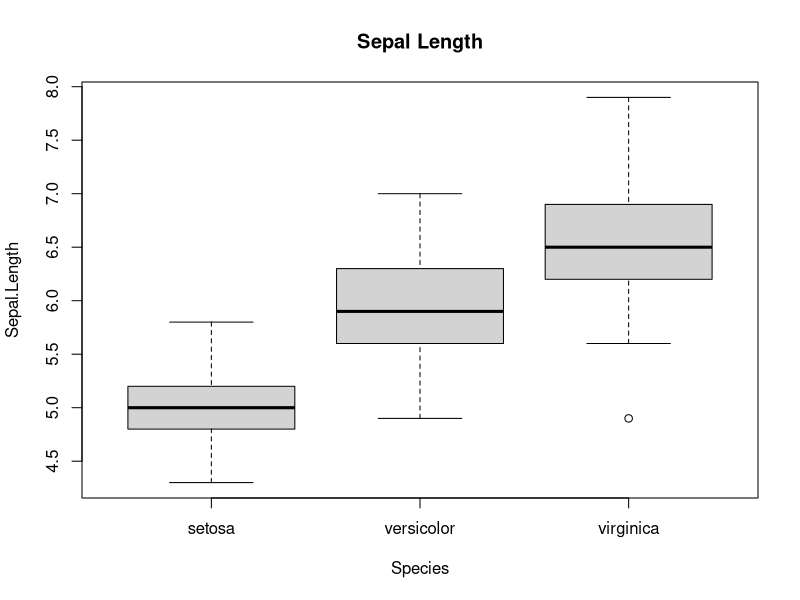
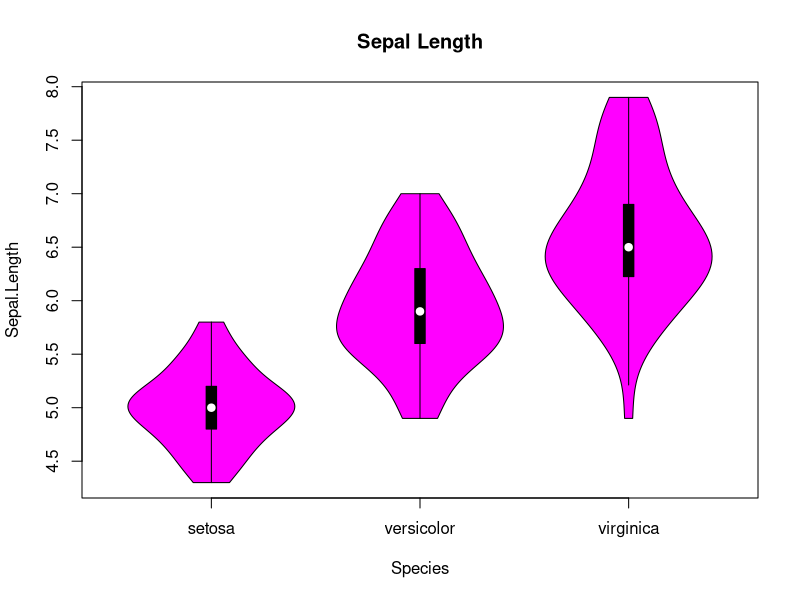
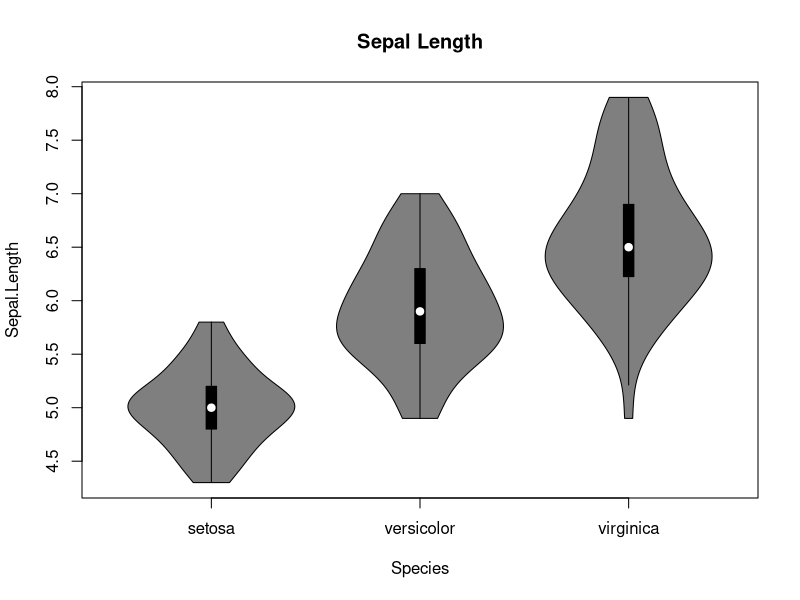
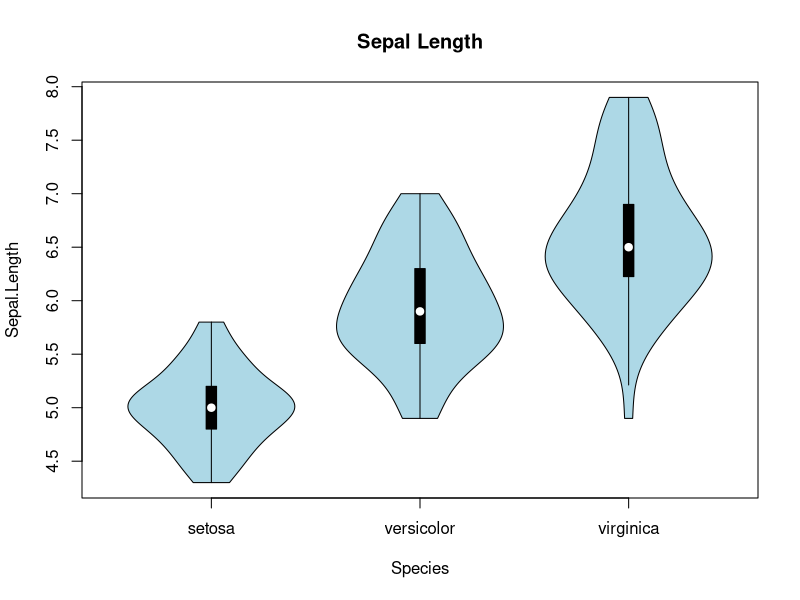
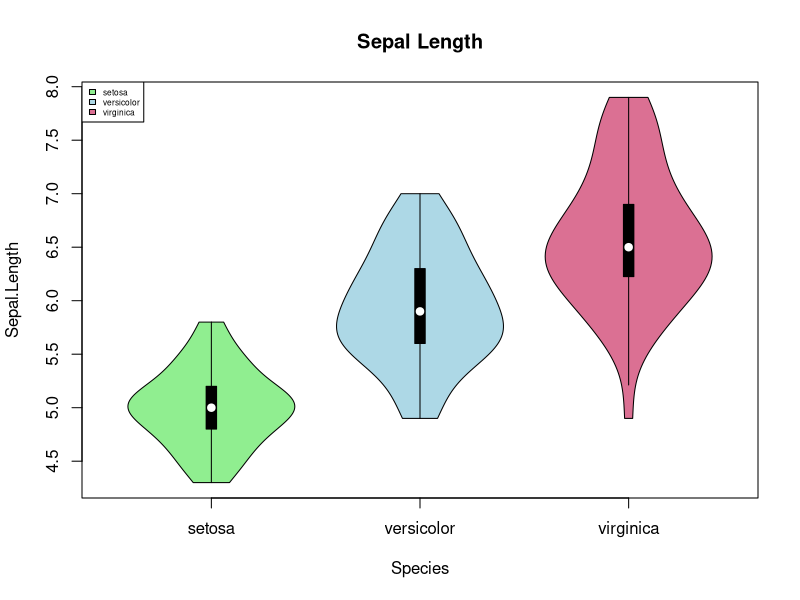
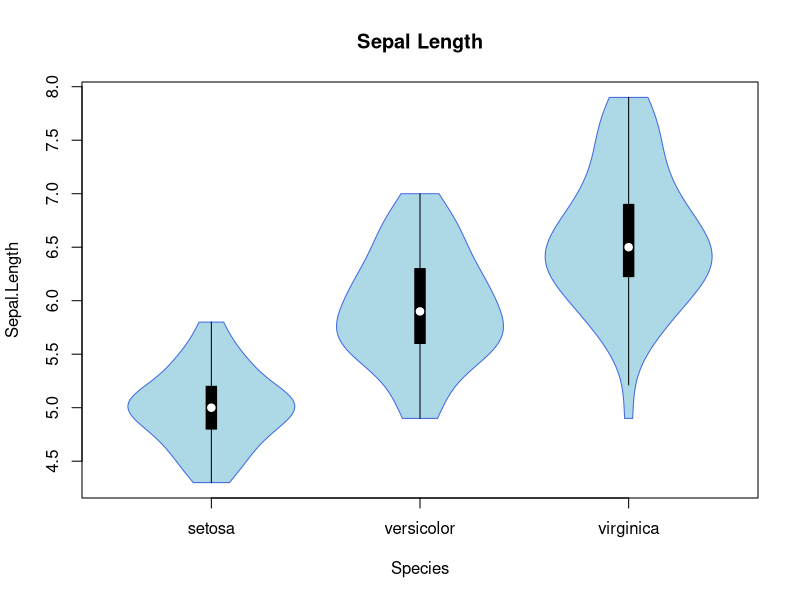
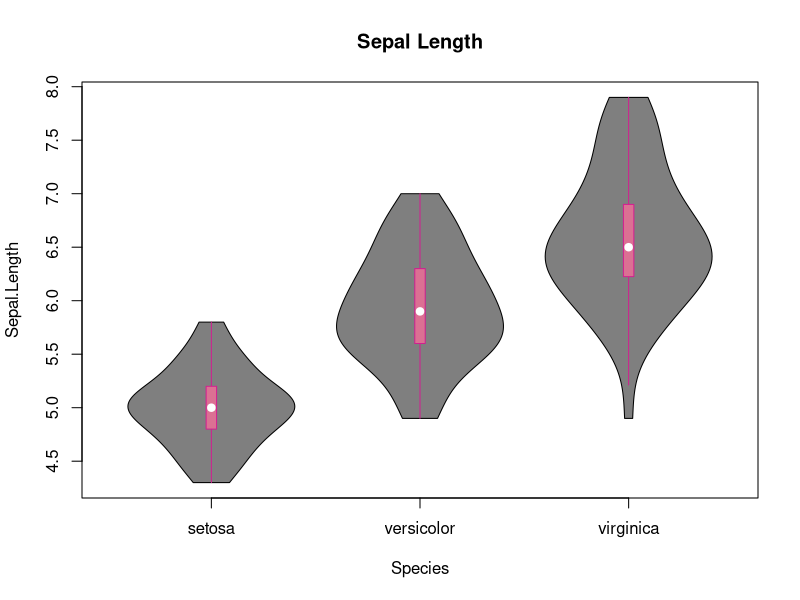
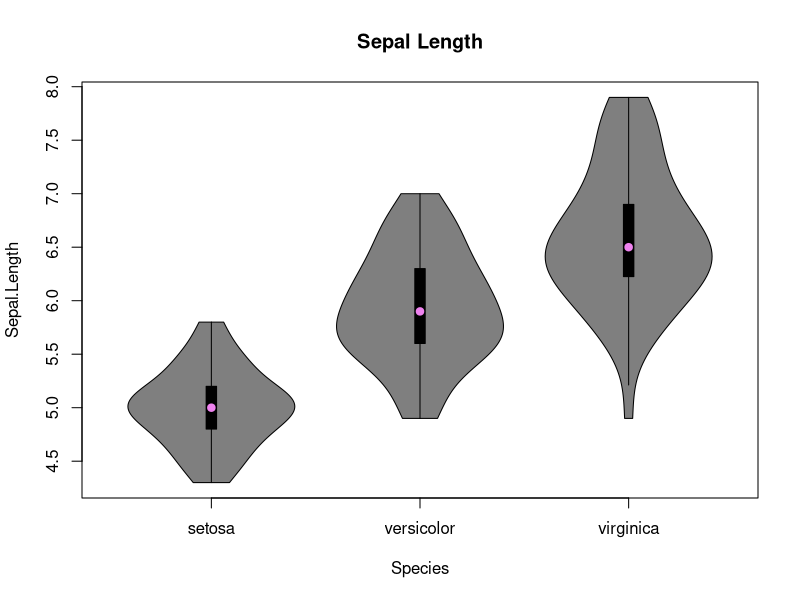

Generate these figures, in order, with R:
## ---- chunk 1
library("vioplot")
## ---- chunk 2
data(iris)
boxplot(Sepal.Length~Species, data = iris, main = "Sepal Length")
## ---- chunk 3
vioplot(Sepal.Length~Species, data = iris, main = "Sepal Length", col="magenta")
## ---- chunk 4
vioplot(Sepal.Length~Species, data = iris, main = "Sepal Length")
## ---- chunk 5
vioplot(Sepal.Length~Species, data = iris, main = "Sepal Length", col="lightblue")
## ---- chunk 6
vioplot(Sepal.Length~Species, data = iris, main = "Sepal Length", col=c("lightgreen", "lightblue", "palevioletred"))
legend("topleft", legend=c("setosa", "versicolor", "virginica"), fill=c("lightgreen", "lightblue", "palevioletred"), cex = 0.5)
## ---- chunk 7
vioplot(Sepal.Length~Species, data = iris, main = "Sepal Length", col="lightblue", border="royalblue")
## ---- chunk 8
vioplot(Sepal.Length~Species, data = iris, main = "Sepal Length", rectCol="palevioletred", lineCol="violetred")
## ---- chunk 9
vioplot(Sepal.Length~Species, data = iris, main = "Sepal Length", colMed="violet")
## ---- chunk 10
vioplot(Sepal.Length~Species, data = iris, main = "Sepal Length", col="lightblue", border="royalblue", rectCol="palevioletred", lineCol="violetred", colMed="violet")
## ---- chunk 11
vioplot(Sepal.Length~Species, data = iris, main="Sepal Length (Equal Area)", areaEqual = T, col=c("lightgreen", "lightblue", "palevioletred"), border=c("darkolivegreen4", "royalblue4", "violetred4"), rectCol=c("forestgreen", "blue", "palevioletred3"), lineCol=c("darkolivegreen", "royalblue", "violetred4"), colMed=c("green", "cyan", "magenta"), pchMed=c(15, 17, 19))
